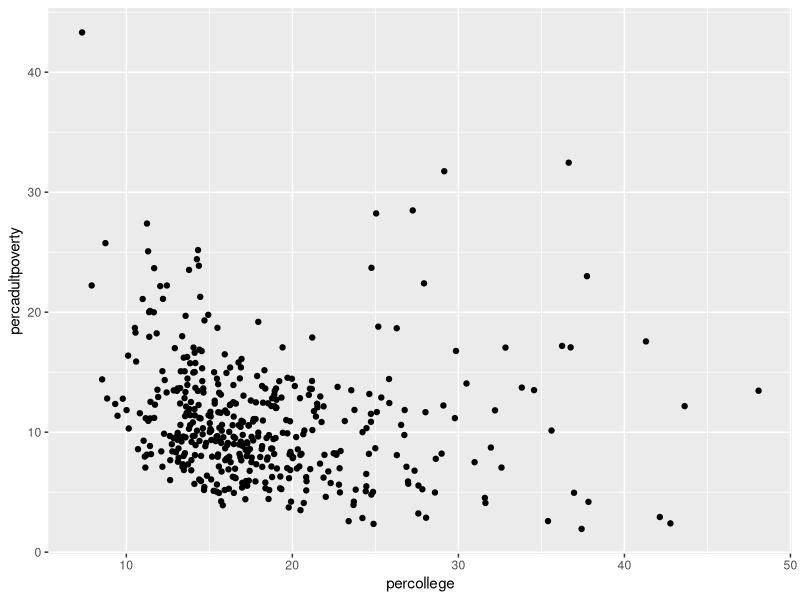

Write the R code that produced this figure.
library(tidyverse)

?midwest
View(midwest)
dim(midwest)

#looks at county
midwest$county

#displays PID, state, country and area in a table
states_and_countries <- midwest %>% 
  select(PID, state, county, area)
view(states_and_countries)

#dot plot of percollege vs peradultpoverty 
plot <- ggplot(data = midwest) +
  geom_point(mapping = aes(
    x = percollege,
    y = percadultpoverty
  ))
plot
